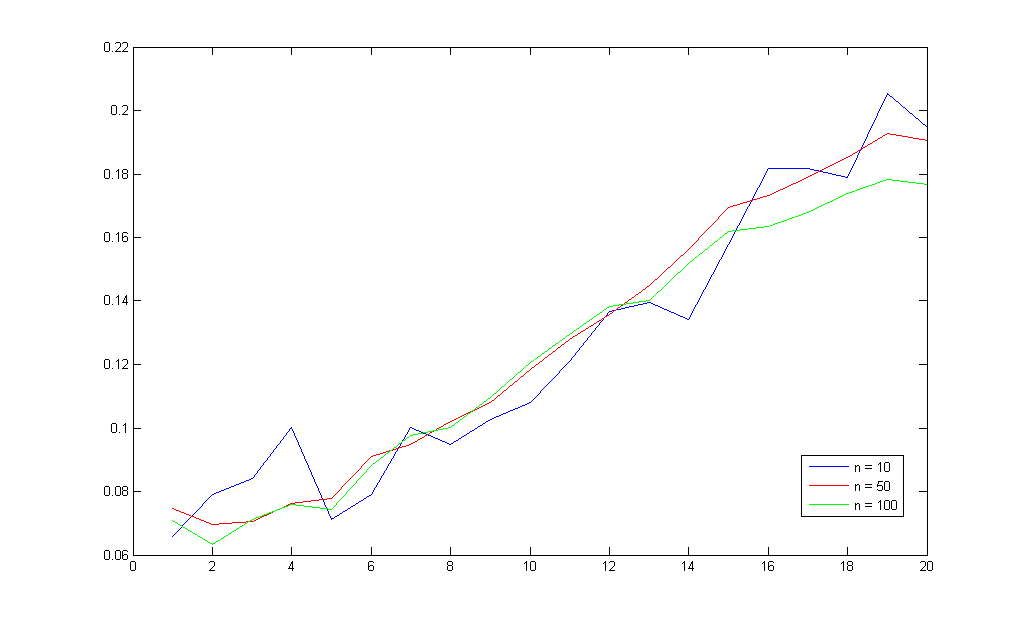
%> input picture my project/My master work/Perceptual Hashing Testing Platform/tpWork/test-wyn/Fridrich_test_1_aboutN/test 1.bmp, 1024 x 624 px
$ octave --eval "result = mbe_zh_tamperdetect1('../tpWork/test-wyn/Fridrich_test_1_aboutN/test 1.bmp');"   (GNU Octave 9; MATLAB toolbox functions it lacks are replaced by stand-ins)
%> lines starting %> are read from the running program, lines starting %| are printed output that depends on the picture; in (x1, y1, x2, y2) boxes, pixels count from 0 and x2, y2 are one past the last pixel; in counts of white or black regions, pixels touching at a corner belong together; the program's own positions count from 1
### my project/My master work/Perceptual Hashing Testing Platform/misc-functions/drawCircle.m
function Io = drawCircle(I,cx,cy,r,mode)
%% test inputs
% [9 lines of commented-out code are left out]
%% function
% mode 1 画饼 mode 2 画圈
% 只处理两种情况，一种是圆心在点上，一种是圆心在点中间，也就是说，肯定是对称的
% 对于512 * 512 的图，圆心在点中间，半径应该的取值范围是：1 - 256
if isscalar(I)
    sizeI = [I,I];
else
    sizeI = size(I);
end

Io = zeros(sizeI);

rr = r^2;
sr = r/sqrt(2);
% 半径关系
for i = 0:ceil(sr) % 如果圆心在点上，半径就应该不是整数
    y(i + 1) = round(sqrt(rr - i^2));
end
% 制作模板
if mode == 1
    if cx == ceil(cx) % 圆心在点上
        for j = 0:ceil(sr)
%             Io(cx + j,cy + y(j + 1)) = 1;
%             Io(cx + j,cy - y(j + 1)) = 1;
%             Io(cx - j : cx + j,cy - y(j + 1):cy + y(j + 1)) = 1;
            Io(cx - j : cx + j,cy - y(j + 1):cy + y(j + 1)) = 1;
        end
        for j = 0:ceil(sr)
%             Io(cx - y(j + 1),cy + j) = 1;
%             Io(cx + y(j + 1),cy + j) = 1;
%             Io(cx - y(j + 1):cx + y(j + 1),cy - j:cy + j) = 1;
            Io(cx - y(j + 1):cx + y(j + 1),cy - j:cy + j) = 1;
        end
    else % 圆心在点中间
        for j = 1:ceil(sr) + 1
%             Io(ceil(cx) + j - 1,floor(cy) + y(j)) = 1;
%             Io(ceil(cx) + j - 1,ceil(cy) - y(j)) = 1;
%             Io(floor(cx) - j + 1:ceil(cx) + j - 1,ceil(cy) - y(j):floor(cy) + y(j)) = 1;
            Io(floor(cx) - j + 1:ceil(cx) + j - 1,ceil(cy) - y(j):floor(cy) + y(j)) = 1;
%             imshow(Io);
        end
        for j = 1:ceil(sr)+1
%             Io(ceil(cx) - y(j),ceil(cy) + j - 1) = 1;
%             Io(floor(cx) + y(j),floor(cy) + j - 1) = 1;
            Io(ceil(cx) - y(j):floor(cx) + y(j),ceil(cy) - j + 1:ceil(cy) + j - 1) = 1;
            Io(ceil(cx) - y(j):floor(cx) + y(j),floor(cy) - j + 1:floor(cy) + j - 1) = 1;
        end
    end
elseif mode == 2
    if cx == ceil(cx) % 圆心在点上
        for j = 0:ceil(sr)
            Io(cx + j,cy + y(j + 1)) = 1;
            Io(cx + j,cy - y(j + 1)) = 1;
            Io(cx - j,cy + y(j + 1)) = 1;
            Io(cx - j,cy - y(j + 1)) = 1;
        end
        for j = 0:ceil(sr)
            Io(cx - y(j + 1),cy + j) = 1;
            Io(cx + y(j + 1),cy + j) = 1;
            Io(cx - y(j + 1),cy - j) = 1;
            Io(cx + y(j + 1),cy - j) = 1;
        end
    else % 圆心在点中间
        for j = 1:ceil(sr) + 1
            Io(ceil(cx) + j - 1,floor(cy) + y(j)) = 1;
            Io(ceil(cx) + j - 1,ceil(cy) - y(j)) = 1;
            Io(floor(cx) - j + 1,floor(cy) + y(j)) = 1;
            Io(floor(cx) - j + 1,ceil(cy) - y(j)) = 1;
        end
        for j = 1:ceil(sr)+1
            Io(ceil(cx) - y(j),ceil(cy) + j - 1) = 1;
            Io(floor(cx) + y(j),floor(cy) + j - 1) = 1;
            Io(ceil(cx) - y(j),ceil(cy) - j + 1) = 1;
            Io(floor(cx) + y(j),floor(cy) - j + 1) = 1;
        end
    end
end
%   imshow(Io);
%  who

### my project/My master work/Perceptual Hashing Testing Platform/algorithms/mbe_zh_tamperdetect1.m
%{
修改自zh_rdd的method 8
匹配算法
    match_zh_tamperdetect1.m
%}
function [hashvector] = mbe_zh_tamperdetect1(imagefile,param)
%% test: input
%   imagefile = '1.bmp'; % 'F:\imDatabase\TestImages\Substitute with Signal Block\lena-SubSignal-0.2.bmp', %
%   nargin = 1;
%% check input
if nargin == 1
	numrects = 256; % 随机分块的个数
    numdiffTimesGlobal = 4; % 每个大块差分的次数，
    numdiffTimesLocal = 1;
    numLocal = 3;       % method 1 时，小块取 3 或则 4其实在EER曲线上没有什么区别，只不过4更加光滑一些
    method = 3;
else
	numrects = param{1};
    numdiffTimesGlobal = param{2};
    numdiffTimesLocal = param{3};
    numLocal = param{4};
    method = param{5};
end

ratio = 1/16; % 用于测试

key = 101;
rand('state',key);

I = imread(imagefile);
%> I: size 624x1024 uint8; min 0, max 255, mean 253.3
dim = size(I);
%> dim = [624 1024]
if length(dim) > 2 % 不是灰度图
	I = rgb2gray(I);
end
%% 各种方法
if method == 1
    %% method 1 随机选大块 规则选小块
    method = 1;
    hashvector = robustHashWithTamperDetect(I,key,numrects,numdiffTimesLocal,numdiffTimesGlobal,numLocal,method);
elseif method == 2
    %% method 2 规则选大块 规则选小块

elseif method == 3
    %% method 2 随机选大块 奇异选小块
    method = 2;
    hashvector = robustHashWithTamperDetect(I,key,numrects,numdiffTimesLocal,numdiffTimesGlobal,numLocal,method);
elseif method == 4
    %% method 2 规则选大块 奇异选小块

elseif method == 5
    %% method 5 用于测试小块的性能
    % 产生一个随机的小块，调节大小，观察他们的性能
    % 顶点坐标
    xo = 60;
    yo = 60;
    % 测试小块尺度
%     ratio = 1/16;
    xz = round(ratio*512);
    yz = round(ratio*512);
    ILocal = I(xo : xo + xz - 1,yo : yo + yz - 1);
    hashvector = localhashForTamperDetect(ILocal,numLocal,numdiffTimesLocal); %
elseif method ==6
    %% method 6 用于测试在小块内，奇异分块的性能
    % 顶点坐标
    xo = 60;
    yo = 190;
    % 测试小块尺度
%     ratio = 1/16;
    xz = round(ratio*512);
    yz = round(ratio*512);
    ILocal = I(xo : xo + xz - 1,yo : yo + yz - 1);
    hashvector = oddityBlocking(ILocal); %
end
end %　end function

function hashvector = robustHashWithTamperDetect(I,key,numrects,numdiffTimesLocal,numdiffTimesGlobal,numLocal,method)
%> called with key = 101, numrects = 256, numdiffTimesLocal = 1, numdiffTimesGlobal = 4, numLocal = 3, method = 2
%% hashvector = robustHashWithTamperDetect(I,key,numrects)
    %{
    使用两级编码：
    第一级使用随机分块，差分编码。第二级使用规则分块，置乱差分编码。
    第一级鲁棒哈希，第二级在第一级的基础上精确定位tamper的位置，并确认tamper。应该说，第二级也是鲁棒哈希，但是因为它本身关注的是细节，所以避免了小块替换对整体影响不大的问题。
    %}
    %% 参数设定
%     numLocal = 3; % numLocal * numLocal 是在大块中划分的小块的个数。
    ratio1 = 1/16; ratio2 = 1/32; % 大块占原图的相对大小，最小为1/16，最大为1/32
%     numdiffTimesLocal = 1;
%     numdiffTimesGlobal = numdiffTimes;
    %% 大块的位置
    xsz = size(I,1);    % 行的大小
%> xsz = 624
    ysz = size(I,2);    % 列的大小
%> ysz = 1024
    minlength1 = round(ratio2*xsz); % 这是随机块的最小直径
%> minlength1 = 20
    maxlength1 = round(ratio1*xsz);	% 这是随机块的直径的变化范围
%> maxlength1 = 39
    minlength2 = round(ratio2*ysz); % 这是随机块的最小直径
%> minlength2 = 32
    maxlength2 = round(ratio1*ysz);	% 这是随机块的直径的变化范围
%> maxlength2 = 64

    rand('state',key); % 设置产生随机数的方法和种子
    rectlengths1 = ceil(rand(numrects,1)*(maxlength1))  + minlength1; % [minlength,minlength + maxlength]
    rectlengths2 = ceil(rand(numrects,1)*(maxlength2))  + minlength2;
    rectcoors = ceil(rand(numrects,2).*[ xsz-rectlengths1+1 ysz-rectlengths2+1]); % 这里是起点坐标，左上角的点
    % [12 lines of commented-out code are left out]
    %% 大块的均值
    meanBlocks = zeros(1,numrects);
    if method == 1
        localhash = zeros(numrects,numdiffTimesLocal * numLocal * numLocal);
    elseif method == 2
        localhash = zeros(numrects,7);
    end
    for i = 1:numrects
        T = zeros(size(I));
        T(rectcoors(i,1):rectcoors(i,1)+rectlengths1(i) - 1,rectcoors(i,2):rectcoors(i,2)+rectlengths2(i) - 1) = 1;
        meanBlocks(i) = sum(sum(I(T == 1)))/sum(sum(T));
        %% 在处理每一个大块的同时， 处理大块自己的local哈希
        Il = I(rectcoors(i,1):rectcoors(i,1)+rectlengths1(i) - 1,rectcoors(i,2):rectcoors(i,2)+rectlengths2(i) - 1);
        if method == 1
            localhash(i,:) = localhashForTamperDetect(Il,numLocal,numdiffTimesLocal); % 每一行对应一块
        elseif method == 2
            localhash(i,:) = oddityBlocking(Il); % 每一行对应一块
        end
        clear Tl;
        %   figure;imshow(T);
    end
%> this loop made 256 passes
%> pass 1, in oddityBlocking, `I1 = drawCircle(I,center(1)+0.5,center(2)+0.5,fix(min(center)/2),1);`:
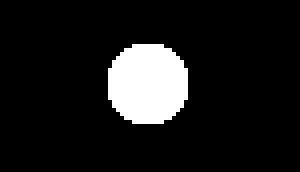
%> I1: size 43x75 double (shown 4 times larger); values 0 (black) and 1 (white), 10.3% white; 1 white region, box (x1, y1, x2, y2) and area: (27, 11, 47, 31) 332
%> pass 1, in oddityBlocking, `I2 = drawCircle(I,center(1)+0.5,center(2)+0.5,fix(min(center)),1);`:
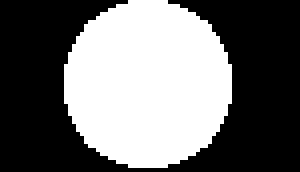
%> I2: size 43x75 double (shown 4 times larger); values 0 (black) and 1 (white), 43.5% white; 1 white region, box (x1, y1, x2, y2) and area: (16, 0, 58, 42) 1404
%> pass 1, in oddityBlocking, `mask2 = I1 + I2;`:
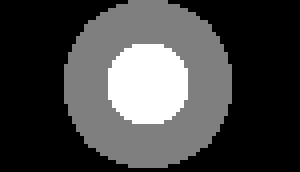
%> mask2: size 43x75 double (shown 4 times larger); min 0, max 2, mean 0.538; drawn with min black and max white
%> after the loop:
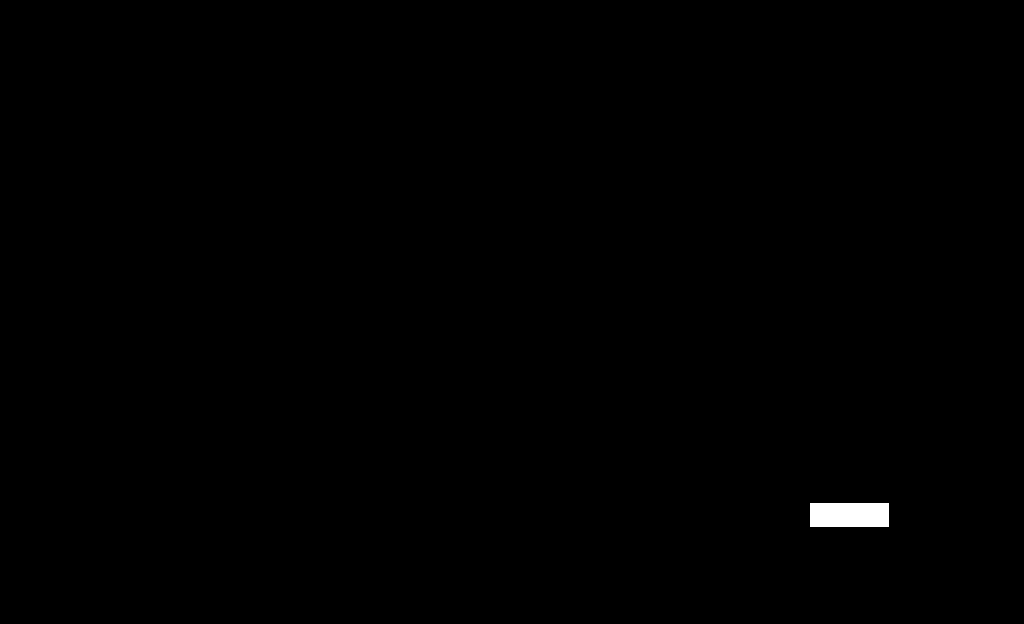
%> T: size 624x1024 double; values 0 (black) and 1 (white), 0.3% white; 1 white region, box (x1, y1, x2, y2) and area: (810, 503, 889, 527) 1896
%> after the loop, meanBlocks = 256 values, max 255 at index 1, min 238 at index 256, mean 253
    %% 基于大块得到的差分编码
    iA = [1:numrects];
    globalhash = zeros(1,numrects * numdiffTimesGlobal);
    for i = 1:numdiffTimesGlobal
        for j = 1:numrects
            if i + j <= numrects
                iB(j) = iA(i+j);
            else
                iB(j) = iA(mod(j + i,numrects));
            end
        end
        % 差分
        globalhash((i-1)*numrects+1:(i*numrects)) = meanBlocks(iA) >= meanBlocks(iB);
    end
%> after the loop, globalhash = 1024 values, max 1 at index 1, min 0 at index 3, mean 0.649; iB = 256 values, max 256 at index 252, min 1 at index 253, mean 128.5
    %% 最后得到组合的hash编码,是个结构，因为可能不整齐。
    hashvector.globalhash = globalhash;
%> hashvector.globalhash has the same summary as globalhash
    hashvector.localhash = localhash;
end % end function
%% 规则分块置乱差分
function localhash = localhashForTamperDetect(Il,numLocal,numdiffTimesLocal)
%% localhash = localhashForTamperDetect(Il,numLocal,numdiffTimesLocal)
n = numLocal;
I = Il;
% 这里的切分方法会忽略一些没有办法整除的边界
if fix(size(I,1)/n) == size(I,1)/n
	r = fix(size(I,1)/n);%比如282，分282/16 = 17.6，如果直接使用17，会产生多余的边，进一步就会因为blkproc的原因导致分块变大。
else
	r = fix(size(I,1)/n) + 1;
end
if fix(size(I,2)/n) == size(I,2)/n
	c = fix(size(I,2)/n);
else
	c = fix(size(I,2)/n) + 1;
end

r_d4 = fix(r/4);
c_d4 = fix(r/4);
fun_avg = @avgblock;	% 对块求平均
% fun_median = @medianblock;
% B = blkproc(I,[r,c],fun_avg); % 分块处理
B = blkproc(I,[r,c],[r_d4,c_d4],fun_avg); % overlap 处理

numrects = length(B(:));
% 置乱一下，基本上这个做完就知道差分的方法要块大还是块小了
% 为了保证randperm每次都按一样的顺序排序，只需要在调用前加上：
% rand('state',101); % 这个这里不需要，因为在主函数中已经用过了。
hashtp = zeros(1,numrects);
for i = 1:numdiffTimesLocal
    index1 = randperm(numrects);
    hashtp = B(1:numrects) >= B(index1);
    if i == 1
        hashvector = hashtp;
    else
        hashvector = [hashvector,hashtp];
    end
end
localhash = hashvector;
end % function
%% 奇异分块的差分
function localhash = oddityBlocking(ILocal)
%% localhash = oddityBlocking(ILocal,numLocal,numdiffTimesLocal)
% n = numLocal;
I = ILocal;
% mask 1 上下左右
% 先求中点
center = fix(size(I)/2);
mask1(1:center(1),1:center(2)) = 1;
mask1(center(1) + 1:size(I,1), 1:center(2)) = 2;
mask1(1:center(1),center(2) + 1 : size(I,2)) = 3;
mask1(center(1) + 1:size(I,1),center(2) + 1 : size(I,2)) = 4;
% mask 2 里外
I1 = drawCircle(I,center(1)+0.5,center(2)+0.5,fix(min(center)/2),1);
I2 = drawCircle(I,center(1)+0.5,center(2)+0.5,fix(min(center)),1);
mask2 = I1 + I2;
% 按照上下，左右，斜对，里外 求得7bits的hash
meanBlocks(1) = sum(ILocal(mask1 == 1))/sum(sum(mask1 == 1));     % 左上
meanBlocks(2) = sum(ILocal(mask1 == 2))/sum(sum(mask1 == 2));     % 左下
meanBlocks(3) = sum(ILocal(mask1 == 3))/sum(sum(mask1 == 3));     % 右上
meanBlocks(4) = sum(ILocal(mask1 == 4))/sum(sum(mask1 == 4));     % 右下
meanBlocks(5) = sum(ILocal(mask2 == 1))/sum(sum(mask2 == 1));     % 外
meanBlocks(6) = sum(ILocal(mask2 == 2))/sum(sum(mask2 == 2));     % 里

localhash(1) = meanBlocks(1) >= meanBlocks(2);
localhash(2) = meanBlocks(3) >= meanBlocks(4);
localhash(3) = meanBlocks(1) >= meanBlocks(3);
localhash(4) = meanBlocks(2) >= meanBlocks(4);
localhash(5) = meanBlocks(1) >= meanBlocks(4);
localhash(6) = meanBlocks(2) >= meanBlocks(3);
localhash(7) = meanBlocks(5) >= meanBlocks(6);

end % end function

$ run again, on my project/My master work/Perceptual Hashing Testing Platform/tpWork/test-wyn/Fridrich_test_1_aboutN/testN-Gaussian(v).bmp
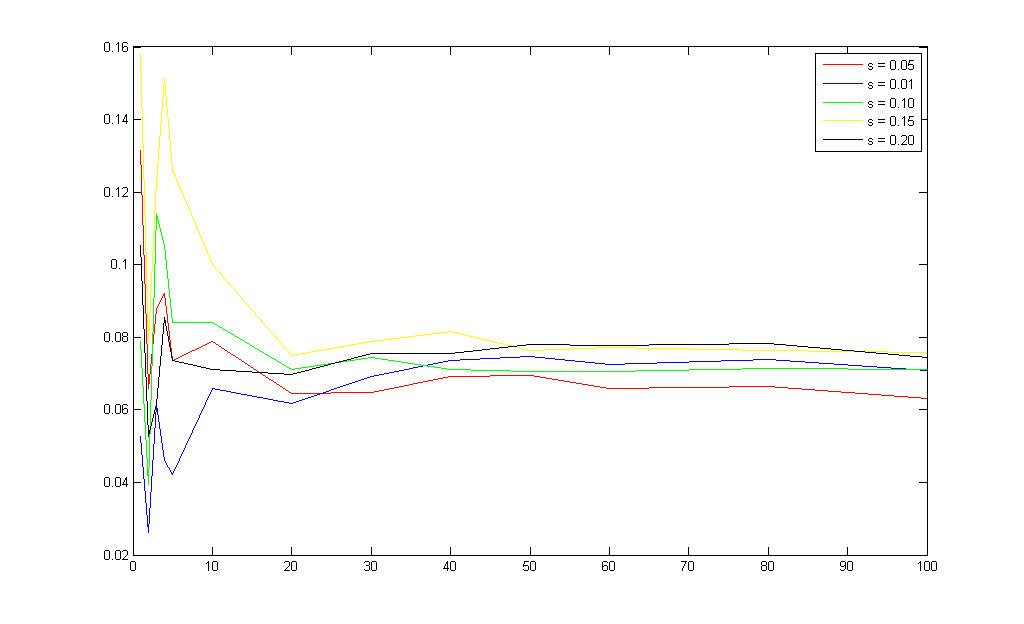
%> input picture my project/My master work/Perceptual Hashing Testing Platform/tpWork/test-wyn/Fridrich_test_1_aboutN/testN-Gaussian(v).bmp, 1024 x 624 px
%> in mbe_zh_tamperdetect1, `I = imread(imagefile);`:
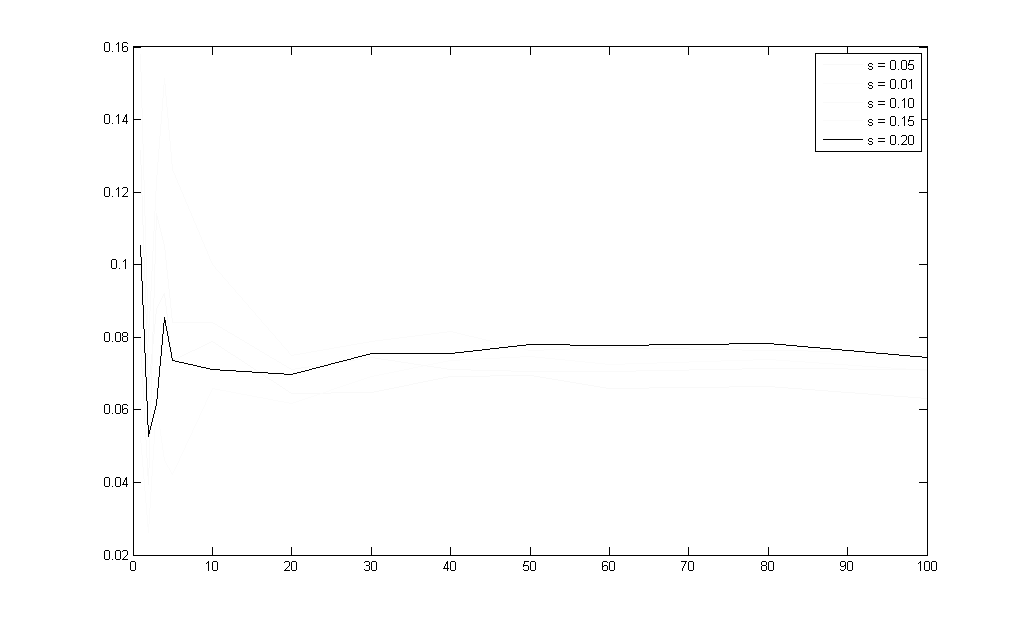
%> I: size 624x1024 uint8; min 0, max 255, mean 252.6
%> after the loop in robustHashWithTamperDetect, `for i = 1:numrects`: meanBlocks = 256 values, max 255 at index 1, min 234.6 at index 103, mean 252.8
%> after the loop in robustHashWithTamperDetect, `for i = 1:numdiffTimesGlobal`: globalhash = 1024 values, max 1 at index 1, min 0 at index 5, mean 0.647; iB = 256 values, max 256 at index 252, min 1 at index 253, mean 128.5
%> hashvector.globalhash has the same summary as globalhash
